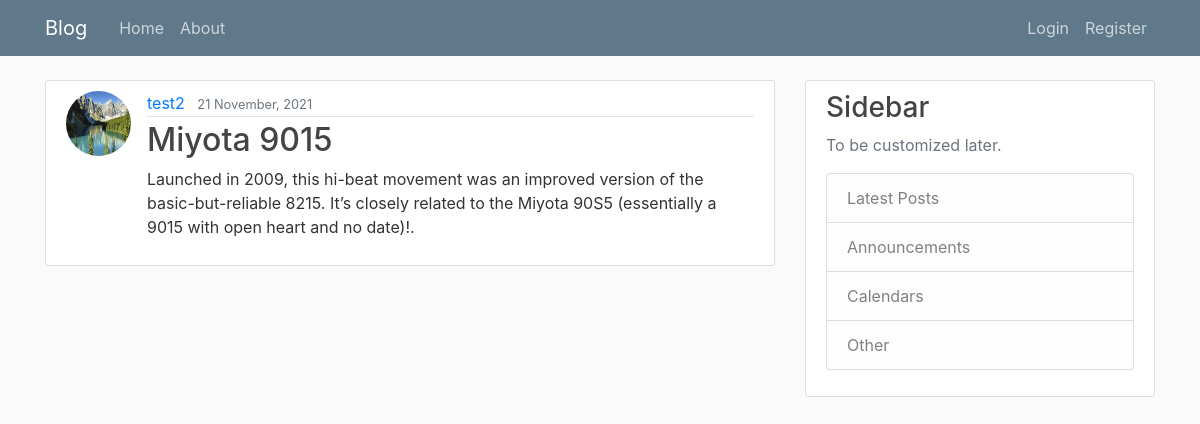
The app's page /post/31/ with its own data.
### blog/models.py (models this page shows, shortened)
class Post(models.Model):
    title = models.CharField(max_length=100)
    content = models.TextField()
    date_posted = models.DateTimeField(default=timezone.now)
    author = models.ForeignKey(User, on_delete=models.CASCADE)

### users/models.py (models this page shows, shortened)
class Profile(models.Model):
    user = models.OneToOneField(User, on_delete=models.CASCADE)
    image = models.ImageField(default='default.jpg', upload_to='profile_pics')

### blog/views.py (the view)
# urls.py: path('post/<int:pk>/', PostDetailView.as_view(), name='post-detail'),
class PostDetailView(DetailView):
    model = Post

### blog/templates/blog/post_detail.html (shortened to what this page needs)
{% extends "blog/base.html" %}
{% block content %}
    <article class="media content-section">
        <img class="rounded-circle article-img" src="{{ object.author.profile.image.url }}">
        <div class="media-body">
        <div class="article-metadata">
            <a class="mr-2" href="{% url 'user-posts' object.author.username %}">{{ object.author }}</a>
            <small class="text-muted">{{ object.date_posted|date:"d F, Y" }}</small>
        </div>
        <h2 class="article-title">{{ object.title }}</h2>
        <p class="article-content">{{ object.content }}</p>
        </div>
        </article>
{% endblock content %}

### blog/static/blog/main.css (style rules this page uses)
body { background: #fafafa; color: #333333; margin-top: 5rem; }
h1, h2, h3, h4, h5, h6 { color: #444444; }
.content-section { background: #ffffff; padding: 10px 20px; border: 1px solid #dddddd; border-radius: 3px; margin-bottom: 20px; }
.article-title { color: #444444; }
.article-content { white-space: pre-line; }
.article-img { height: 65px; width: 65px; margin-right: 16px; }
.article-metadata { padding-bottom: 1px; margin-bottom: 4px; border-bottom: 1px solid #e3e3e3 }

### records on screen
Post: author.profile.image (picture), author "test2", date_posted "21 November, 2021", title "Miyota 9015", content "Launched in 2009, this hi-beat movement was an improved version of the basic-but-reliable 8215. It’s closely related to the Miyota 90S5 (essentially a 9015 with open heart and no date)!."
